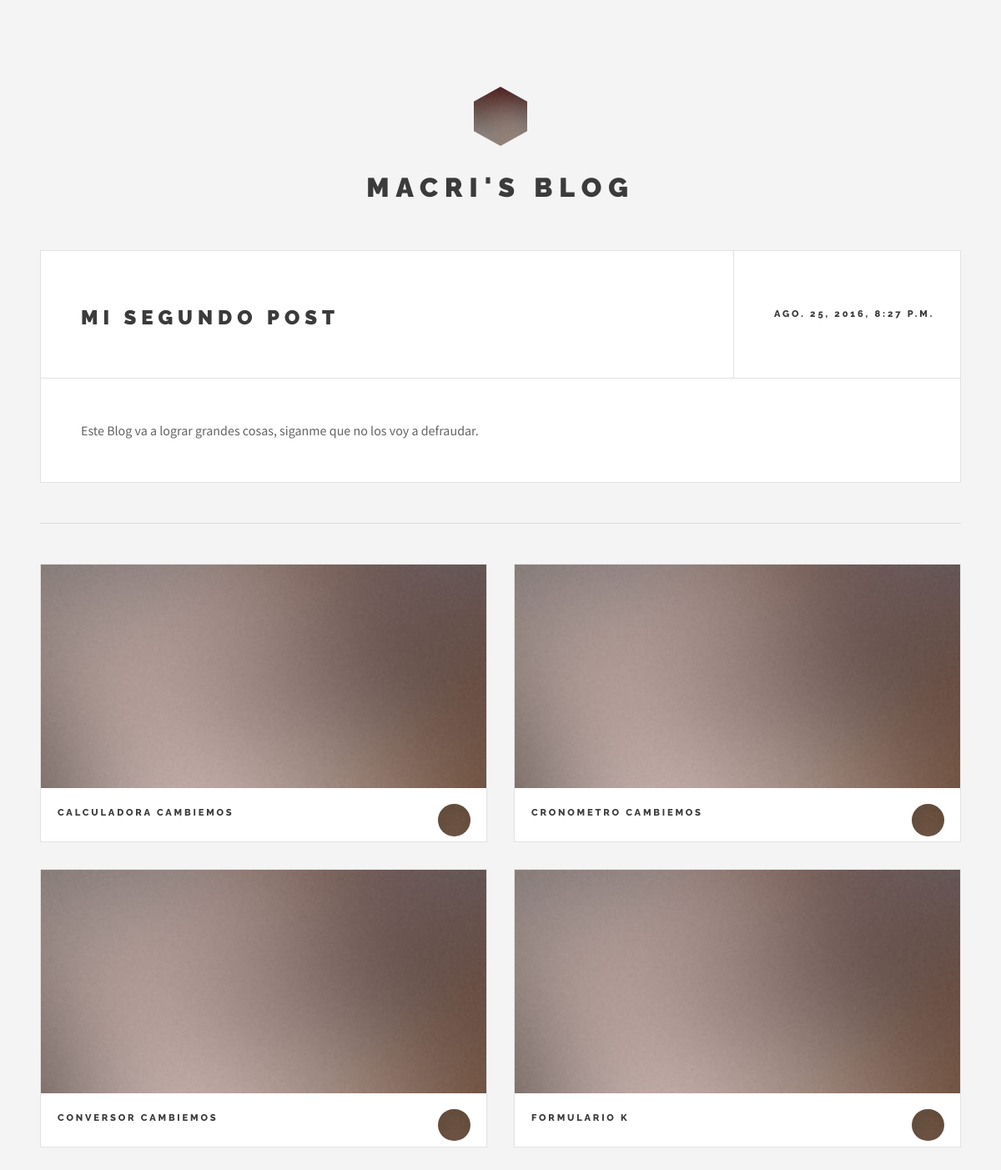
/post/5/, run on the app's committed database.
### posts/models.py (models this page shows, shortened)
class Post(models.Model):
    autor = models.ForeignKey('auth.User')
    titulo = models.CharField(max_length=140)
    texto = models.TextField()
    fecha = models.DateTimeField(default=timezone.now)
    fechita = models.DateTimeField(blank=True, null=True)

### posts/views.py (the view)
# urls.py: url(r'^post/(?P<pk>\d+)/$', views.post_zoom, name='post_zoom'),
def post_zoom(request, pk):
    post = get_object_or_404(Post, pk=pk)
    return render(request, 'posts/post_zoom.html', {'post': post})

### posts/templates/posts/post_zoom.html
{% extends 'posts/base.html' %}
    {% block content %}
        <article class="post">
            <header>
                <div class="title">
                    <h2>{{ post.titulo }}</h2>
                </div>
                {% if post.fechita %}
                <div class="meta">
                    <time class="published">{{ post.fechita }}</time>
                </div>
                {% endif %}
            </header>
            <p> {{ post.texto|linebreaksbr }} </p>
        </article>
    {% endblock %}

### posts/static/assets/css/main.css (style rules this page uses)
html, body, div, span, applet, object, iframe, h1, h2, h3, h4, h5, h6, p, blockquote, pre, a, abbr, acronym, address, big, cite, code, del, dfn, em, img, ins, kbd, q, s, samp, small, strike, strong, sub, sup, tt, var, b, u, i, center, dl, dt, dd, ol, ul, li, fieldset, form, label, legend, table, caption, tbody, tfoot, thead, tr, th, td, article, aside, canvas, details, embed, figure, figcaption, footer, header, hgroup, menu, nav, output, ruby, section, summary, time, mark, audio, video { margin: 0; padding: 0; border: 0; font-size: 100%; font: inherit; vertical-align: baseline; }
article, aside, details, figcaption, figure, footer, header, hgroup, menu, nav, section { display: block; }
body { line-height: 1; }
body { -webkit-text-size-adjust: none; }
*, *:before, *:after { -moz-box-sizing: border-box; -webkit-box-sizing: border-box; box-sizing: border-box; }
body { -ms-overflow-style: scrollbar; }
body { background: #f4f4f4; }
body, input, select, textarea { color: #646464; font-family: "Source Sans Pro", Helvetica, sans-serif; font-size: 14pt; font-weight: 400; line-height: 1.75; }
@media screen and (max-width: 1680px) { body, input, select, textarea { font-size: 12pt; } }
@media screen and (max-width: 1280px) { body, input, select, textarea { font-size: 12pt; } }
p { margin: 0 0 2em 0; }
h1, h2, h3, h4, h5, h6 { color: #3c3b3b; font-family: "Raleway", Helvetica, sans-serif; font-weight: 800; letter-spacing: 0.25em; line-height: 1.65; margin: 0 0 1em 0; text-transform: uppercase; }
h2 { font-size: 1.1em; }
.post { padding: 3em 3em 1em 3em ; background: #ffffff; border: solid 1px rgba(160, 160, 160, 0.3); margin: 0 0 3em 0; position: relative; }
.post > header { display: -moz-flex; display: -webkit-flex; display: -ms-flex; display: flex; border-bottom: solid 1px rgba(160, 160, 160, 0.3); left: -3em; margin: -3em 0 3em 0; position: relative; width: calc(100% + 6em); }
.post > header .title { -moz-flex-grow: 1; -webkit-flex-grow: 1; -ms-flex-grow: 1; flex-grow: 1; -ms-flex: 1; padding: 3.75em 3em 3.3em 3em; }
.post > header .title h2 { font-weight: 900; font-size: 1.5em; }
.post > header .title > :last-child { margin-bottom: 0; }
.post > header .meta { padding: 3.75em 3em 1.75em 3em ; border-left: solid 1px rgba(160, 160, 160, 0.3); min-width: 17em; text-align: right; width: 17em; }
.post > header .meta > * { margin: 0 0 1em 0; }
.post > header .meta > :last-child { margin-bottom: 0; }
.post > header .meta .published { color: #3c3b3b; display: block; font-family: "Raleway", Helvetica, sans-serif; font-size: 0.7em; font-weight: 800; letter-spacing: 0.25em; margin-top: 0.5em; text-transform: uppercase; white-space: nowrap; }
body { padding-top: 3.5em; }

### data on the page
Post: titulo "MI SEGUNDO POST", fechita "AGO. 25, 2016, 8:27 P.M.", texto "Este Blog va a lograr grandes cosas, siganme que no los voy a defraudar."
